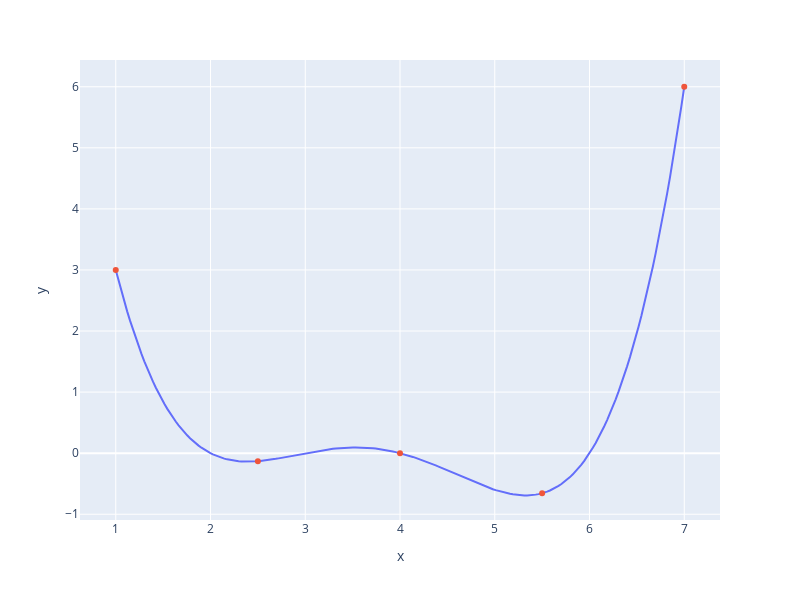

Here is the notebook cell this chart was saved with:
### Markdown cell above
This process is essentially the same as before where we made a graphical plot, it's just that we're only looking at 20 selected points.

### Code cell
xs = np.linspace(1, 7, 200)
sparse_xs = np.linspace(1, 7, 5)

ys = arbitrary(xs)
sparse_ys = arbitrary(sparse_xs)

fig = px.line(x = xs, y = arbitrary(xs))
fig.add_scatter(x = sparse_xs, y = arbitrary(sparse_xs), mode = "markers")
fig.update_layout(showlegend= False)
fig.update_layout(autosize=False, width=800, height=600)
fig.show()

### Figure 1 — Plotly figure (JSON) as saved in the notebook; plotly's stock layout.template omitted (floating-point values rounded to 4 significant figures; data arrays with more than 128 entries replaced by an {"elided": "..."} marker saying what was removed)
{"data": [{"hovertemplate": "x=%{x}<br>y=%{y}<extra></extra>", "legendgroup": "", "line": {"color": "#636efa", "dash": "solid"}, "marker": {"symbol": "circle"}, "mode": "lines", "name": "", "orientation": "v", "showlegend": false, "type": "scatter", "x": {"elided": "200 float values"}, "xaxis": "x", "y": {"elided": "200 float values"}, "yaxis": "y"}, {"mode": "markers", "type": "scatter", "x": [1, 2.5, 4, 5.5, 7], "y": [3, -0.1313, 0, -0.6562, 6]}], "layout": {"autosize": false, "height": 600, "legend": {"tracegroupgap": 0}, "margin": {"t": 60}, "showlegend": false, "width": 800, "xaxis": {"anchor": "y", "autorange": true, "domain": [0, 1], "range": [0.6227, 7.377], "title": {"text": "x"}, "type": "linear"}, "yaxis": {"anchor": "x", "autorange": true, "domain": [0, 1], "range": [-1.094, 6.438], "title": {"text": "y"}, "type": "linear"}}}
